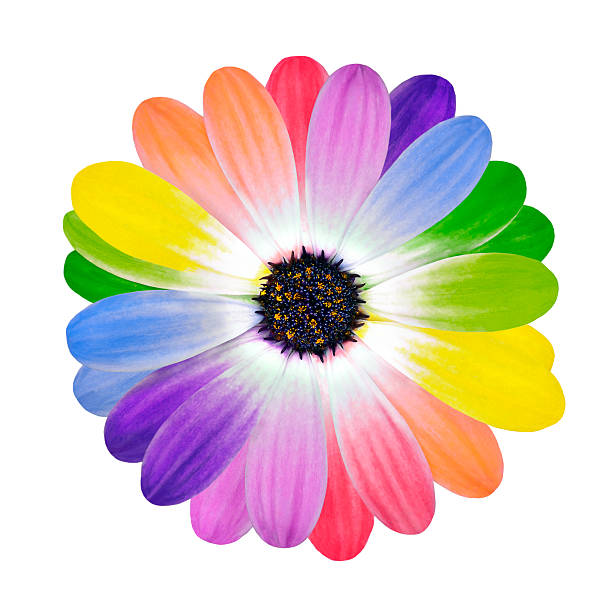
#> input picture fundamental_ml/data/flower.jpg, 612 x 612 px
$ jupyter execute ex_6.2.ipynb
#> lines starting #> are read from the running program, lines starting #| are printed output that depends on the picture
[cell 1]
import cv2

img = cv2.imread('../data/flower.jpg')
#> img is the input picture: shape (612, 612, 3); mean B, G, R 198.1, 205.7, 222.2

[cell 2]
import matplotlib.pyplot as plt

plt.imshow(img)
plt.show()

[cell 3]
from sklearn.cluster import KMeans

x = img.copy()
x = x.reshape((-1, 3))
num_color = 3

model = KMeans(n_clusters=num_color)
model.fit(x)

[cell 4]
print('New Colors"\n', model.cluster_centers_)
print('Labels:\n', model.labels_[:10])

[cell 5]
for i in range(len(x)):
    x[i] = model.cluster_centers_[model.labels_[i]]

x = x.reshape(img.shape)
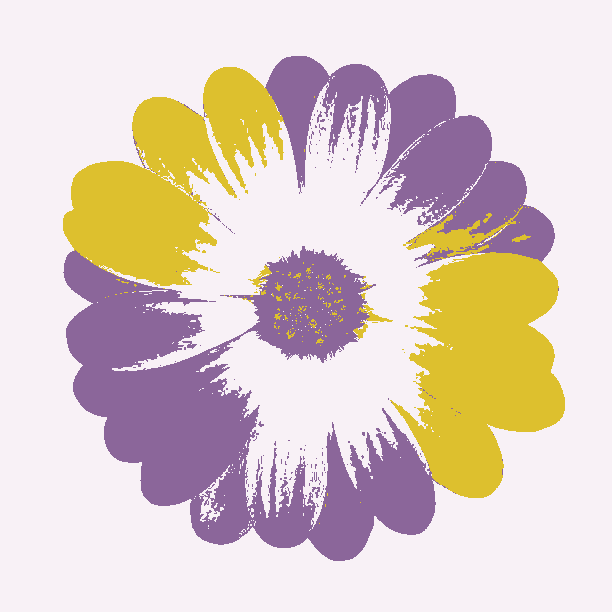
#> x: shape (612, 612, 3); mean B, G, R 197.9, 205, 221.4

[cell 6]
import matplotlib.pyplot as plt

fig, axes = plt.subplots(1, 2)
axes[0].imshow(img)
axes[0].axis('off')
axes[1].imshow(x)
axes[1].axis('off')
plt.show()
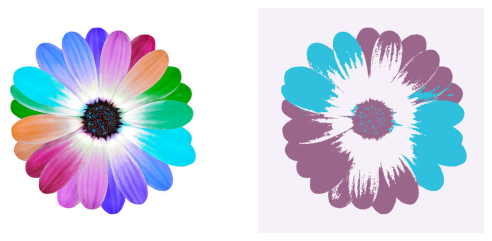
#> figure drawn by matplotlib, 2 panels; B, G, R data is drawn as R, G, B
